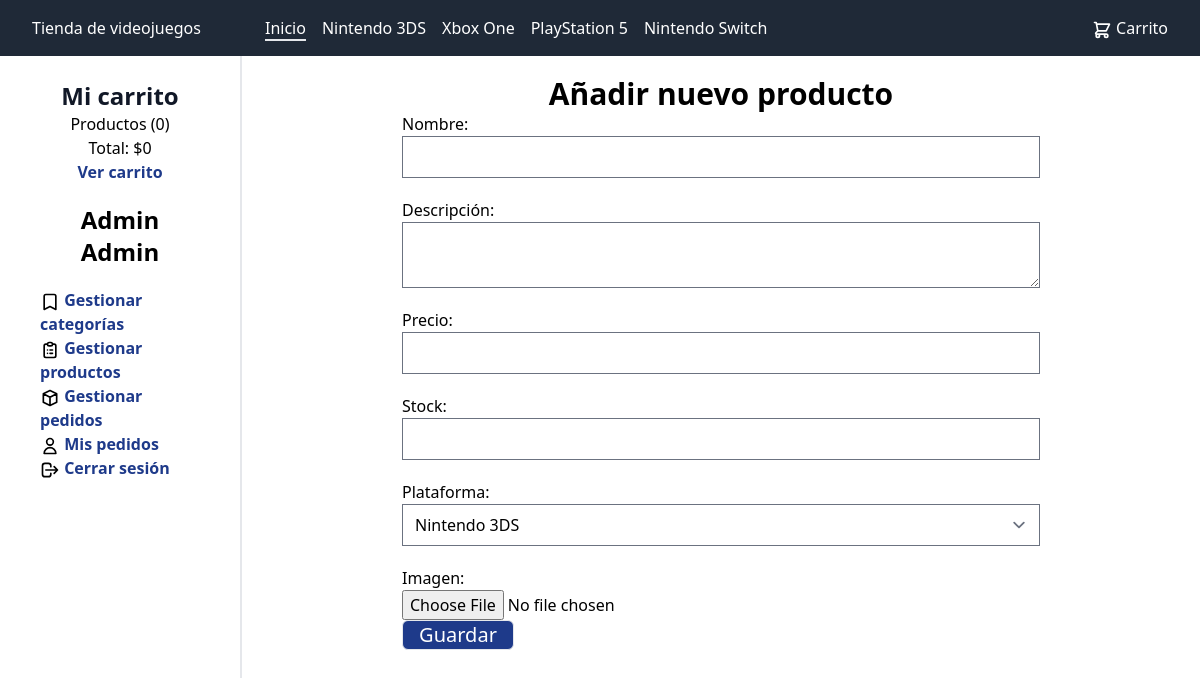
Page /producto/crear (signed in) on the committed database.
### tables this page shows
CREATE TABLE categoria
(
    id_categoria INT(255)     NOT NULL AUTO_INCREMENT,
    nombre       VARCHAR(100) NOT NULL,
    CONSTRAINT pk_categoria PRIMARY KEY (id_categoria)
);

### config/db.php (called while the page is built, shortened)
<?php
class Database
{
    public static function connect()
    {
        $db = new mysqli('localhost', 'sig', '1234', 'tienda_videojuegos');
        $db->query("SET NAMES 'utf8'");
        return $db;
    }
}

### helpers/utils.php (called while the page is built, shortened)
<?php
class Utils
{
    public static function mostrarCategorias()
    {
        require_once 'models/Categoria.php';
        $categoria = new Categoria();
        $categorias = $categoria->getAll();
        return $categorias;
    }
}

### models/Categoria.php (called while the page is built, shortened)
<?php
class Categoria
{
    private $db;
    public function __construct()
    {
        $this->db = Database::connect();
    }
    public function getAll()
    {
        $categorias = $this->db->query('SELECT * FROM categoria ORDER BY id_categoria DESC;');
        return $categorias;
    }
}

### controllers/ProductoController.php (called while the page is built, shortened)
<?php
class ProductoController
{
    public function crear()
    {
        require_once './views/producto/crear.php';
    }
}

### views/producto/crear.php (the view, shortened to what this page needs)
<?php if (isset($editar) && isset($pro) && is_object($pro)): ?>
    <h1 class="mt-5 text-center font-bold text-3xl">Editar producto <?= $pro->nombre ?></h1>
    <?php
    $url_action = BASE_URL . "/producto/guardar&id_producto=" . $pro->id_producto;
    ?>
<?php else: ?>
    <h1 class="mt-5 text-center font-bold text-3xl">Añadir nuevo producto</h1>
    <?php
    $url_action = BASE_URL . "/producto/guardar"
    ?>
<?php endif; ?>
<form action="<?= $url_action ?>" method="post" enctype="multipart/form-data" class="px-40">
    <label for="nombre" class="block">Nombre:</label>
    <input type="text" id="nombre" name="nombre" class="block w-full"
           value="<?= isset($pro) && is_object($pro) ? $pro->nombre : ''; ?>">
    <label for="descripcion" class="block mt-5">Descripción:</label>
    <textarea id="descripcion" name="descripcion"
              class="block w-full"><?= isset($pro) && is_object($pro) ? $pro->descripcion : ''; ?></textarea>
    <label for="precio" class="block mt-5">Precio:</label>
    <input type="text" id="precio" name="precio" class="block w-full"
           value="<?= isset($pro) && is_object($pro) ? $pro->precio : ''; ?>">
    <label for="stock" class="block mt-5">Stock:</label>
    <input type="number" id="stock" name="stock" class="block w-full"
           value="<?= isset($pro) && is_object($pro) ? $pro->stock : ''; ?>">
    <label for="categoria" class="block mt-5">Plataforma:</label>
    <?php $categorias = Utils::mostrarCategorias(); ?>
    <select id="categoria" name="categoria" class="block w-full">
        <?php while ($cat = $categorias->fetch_object()): ?>
            <option value="<?= $cat->id_categoria ?>" <?= isset($pro) && is_object($pro) && $cat->id_categoria === $pro->id_categoria ? 'selected' : ''; ?>>
                <?= $cat->nombre ?>
            </option>
        <?php endwhile; ?>
    </select>
    <label for="imagen" class="block mt-5">Imagen:</label>
    <input type="file" id="imagen" name="imagen" class="inline-block">
    <input type="submit" value="Guardar"
           class="border block mb-5 bg-blue-900 text-xl text-white rounded-md w-28 self-center cursor-pointer hover:bg-blue-800">
</form>

### views/layout/nav.php (shortened to what this page needs)
<!doctype html>
<html lang="es-MX">
<head>
    <link href="<?= BASE_URL ?>/assets/css/styles.css" rel="stylesheet">
</head>
<body class="h-screen">
<?php $categorias = Utils::mostrarCategorias(); ?>
<nav class="text-white bg-gray-800 flex h-14 mx-auto px-8 items-center justify-between">
    <div class="flex">
        <div class="mr-16">
            <a href="<?= BASE_URL ?>">Tienda de videojuegos</a>
        </div>
        <ul class="flex gap-4">
            <li>
                <a href="<?= BASE_URL ?>"
                   class="<?php if (!isset($_GET['id_categoria'])): ?>border-b-2 <?php endif; ?>border-gray-200">Inicio</a>
            </li>
            <?php while ($cat = $categorias->fetch_object()): ?>
                <li>
                    <a href="<?= BASE_URL ?>/categoria/ver&id_categoria=<?= $cat->id_categoria ?>"
                       class="<?php if (isset($_GET['id_categoria']) && $_GET['id_categoria'] == $cat->id_categoria): ?>border-b-2 <?php endif; ?>border-gray-200"><?= $cat->nombre ?></a>
                </li>
            <?php endwhile; ?>
        </ul>
    </div>
    <ul>
        <li>
            <a href="<?= BASE_URL ?>/carrito/index">
                <span>Carrito</span></a>
        </li>
    </ul>
</nav>

### assets/css/styles.css (style rules this page uses)
html { line-height: 1.5; -webkit-text-size-adjust: 100%; -moz-tab-size: 4; -o-tab-size: 4; tab-size: 4; font-family: ui-sans-serif, system-ui, -apple-system, BlinkMacSystemFont, "Segoe UI", Roboto, "Helvetica Neue", Arial, "Noto Sans", sans-serif, "Apple Color Emoji", "Segoe UI Emoji", "Segoe UI Symbol", "Noto Color Emoji"; }
body { margin: 0; line-height: inherit; }
h1, h2, h3, h4, h5, h6 { font-size: inherit; font-weight: inherit; }
a { color: inherit; text-decoration: inherit; }
button, input, optgroup, select, textarea { font-family: inherit; font-size: 100%; line-height: inherit; color: inherit; margin: 0; padding: 0; }
button, select { text-transform: none; }
button, [type='button'], [type='reset'], [type='submit'] { -webkit-appearance: button; background-color: transparent; background-image: none; }
blockquote, dl, dd, h1, h2, h3, h4, h5, h6, hr, figure, p, pre { margin: 0; }
ol, ul, menu { list-style: none; margin: 0; padding: 0; }
textarea { resize: vertical; }
input::placeholder, textarea::placeholder { opacity: 1; color: #9ca3af; }
img, svg, video, canvas, audio, iframe, embed, object { display: block; vertical-align: middle; }
[type='text'],[type='email'],[type='url'],[type='password'],[type='number'],[type='date'],[type='datetime-local'],[type='month'],[type='search'],[type='tel'],[type='time'],[type='week'],[multiple],textarea,select { -webkit-appearance: none; -moz-appearance: none; appearance: none; background-color: #fff; border-color: #6b7280; border-width: 1px; border-radius: 0px; padding-top: 0.5rem; padding-right: 0.75rem; padding-bottom: 0.5rem; padding-left: 0.75rem; font-size: 1rem; line-height: 1.5rem; --tw-shadow: 0 0 #0000; }
input::placeholder,textarea::placeholder { color: #6b7280; opacity: 1; }
select { background-position: right 0.5rem center; background-repeat: no-repeat; background-size: 1.5em 1.5em; padding-right: 2.5rem; print-color-adjust: exact; }
[type='file'] { background: unset; border-color: inherit; border-width: 0; border-radius: 0; padding: 0; font-size: unset; line-height: inherit; }
.mx-auto { margin-left: auto; margin-right: auto; }
.mt-5 { margin-top: 1.25rem; }
.mr-16 { margin-right: 4rem; }
.mb-5 { margin-bottom: 1.25rem; }
.block { display: block; }
.inline-block { display: inline-block; }
.flex { display: flex; }
.h-screen { height: 100vh; }
.h-14 { height: 3.5rem; }
.w-full { width: 100%; }
.w-5 { width: 1.25rem; }
.w-28 { width: 7rem; }
.cursor-pointer { cursor: pointer; }
.items-center { align-items: center; }
.justify-between { justify-content: space-between; }
.gap-4 { gap: 1rem; }
.self-center { align-self: center; }
.rounded-md { border-radius: 0.375rem; }
.border { border-width: 1px; }
.border-b-2 { border-bottom-width: 2px; }
.border-gray-200 { --tw-border-opacity: 1; border-color: rgb(229 231 235 / var(--tw-border-opacity)); }
.bg-gray-800 { --tw-bg-opacity: 1; background-color: rgb(31 41 55 / var(--tw-bg-opacity)); }
.bg-blue-900 { --tw-bg-opacity: 1; background-color: rgb(30 58 138 / var(--tw-bg-opacity)); }
.px-8 { padding-left: 2rem; padding-right: 2rem; }
.px-40 { padding-left: 10rem; padding-right: 10rem; }
.text-center { text-align: center; }
.text-3xl { font-size: 1.875rem; line-height: 2.25rem; }
.text-xl { font-size: 1.25rem; line-height: 1.75rem; }
.font-bold { font-weight: 700; }
.text-white { --tw-text-opacity: 1; color: rgb(255 255 255 / var(--tw-text-opacity)); }

### rows in the picture
categoria: nombre "Nintendo 3DS"
categoria: nombre "Xbox One"
categoria: nombre "PlayStation 5"
categoria: nombre "Nintendo Switch"

### other values in the picture
$estadisticas['contador'] "0"
$estadisticas['total'] "0"
$_SESSION['identidad']->nombre "Admin"
$_SESSION['identidad']->apellidos "Admin"
form field categoria "Nintendo 3DS"
